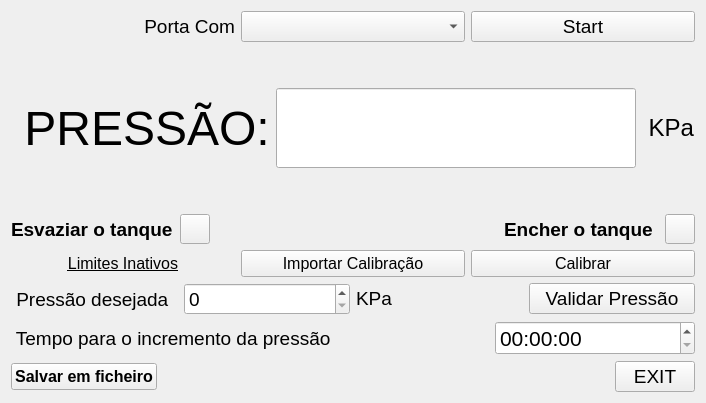
<?xml version="1.0" encoding="UTF-8"?>
<ui version="4.0">
 <class>ARDUINO</class>
 <widget class="QWidget" name="ARDUINO">
  <property name="geometry">
   <rect>
    <x>0</x>
    <y>0</y>
    <width>706</width>
    <height>403</height>
   </rect>
  </property>
  <property name="font">
   <font>
    <pointsize>12</pointsize>
    <weight>50</weight>
    <bold>false</bold>
   </font>
  </property>
  <property name="contextMenuPolicy">
   <enum>Qt::DefaultContextMenu</enum>
  </property>
  <property name="windowTitle">
   <string>CPV</string>
  </property>
  <property name="windowFilePath">
   <string extracomment="versão 1"/>
  </property>
  <property name="inputMethodHints">
   <set>Qt::ImhExclusiveInputMask</set>
  </property>
  <layout class="QVBoxLayout" name="verticalLayout">
   <item>
    <layout class="QHBoxLayout" name="horizontalLayout">
     <item>
      <widget class="QLabel" name="label">
       <property name="font">
        <font>
         <pointsize>14</pointsize>
         <weight>50</weight>
         <bold>false</bold>
        </font>
       </property>
       <property name="text">
        <string>Porta Com</string>
       </property>
       <property name="alignment">
        <set>Qt::AlignRight|Qt::AlignTrailing|Qt::AlignVCenter</set>
       </property>
      </widget>
     </item>
     <item>
      <widget class="QComboBox" name="PortaCom">
       <property name="font">
        <font>
         <pointsize>14</pointsize>
         <weight>50</weight>
         <bold>false</bold>
        </font>
       </property>
      </widget>
     </item>
     <item>
      <widget class="QPushButton" name="btn_start">
       <property name="font">
        <font>
         <pointsize>14</pointsize>
         <weight>50</weight>
         <bold>false</bold>
        </font>
       </property>
       <property name="text">
        <string>Start</string>
       </property>
      </widget>
     </item>
    </layout>
   </item>
   <item>
    <layout class="QHBoxLayout" name="horizontalLayout_2">
     <item>
      <widget class="QLabel" name="label_2">
       <property name="font">
        <font>
         <pointsize>36</pointsize>
         <weight>50</weight>
         <bold>false</bold>
        </font>
       </property>
       <property name="text">
        <string> PRESSÃO:</string>
       </property>
       <property name="scaledContents">
        <bool>true</bool>
       </property>
       <property name="alignment">
        <set>Qt::AlignLeading|Qt::AlignLeft|Qt::AlignVCenter</set>
       </property>
      </widget>
     </item>
     <item>
      <widget class="QLineEdit" name="Pressao">
       <property name="font">
        <font>
         <pointsize>48</pointsize>
         <weight>50</weight>
         <bold>false</bold>
        </font>
       </property>
       <property name="cursor">
        <cursorShape>IBeamCursor</cursorShape>
       </property>
       <property name="focusPolicy">
        <enum>Qt::WheelFocus</enum>
       </property>
       <property name="layoutDirection">
        <enum>Qt::LeftToRight</enum>
       </property>
       <property name="autoFillBackground">
        <bool>false</bool>
       </property>
       <property name="maxLength">
        <number>32766</number>
       </property>
       <property name="frame">
        <bool>true</bool>
       </property>
       <property name="echoMode">
        <enum>QLineEdit::Normal</enum>
       </property>
       <property name="cursorPosition">
        <number>0</number>
       </property>
       <property name="alignment">
        <set>Qt::AlignRight|Qt::AlignTrailing|Qt::AlignVCenter</set>
       </property>
       <property name="dragEnabled">
        <bool>false</bool>
       </property>
       <property name="readOnly">
        <bool>false</bool>
       </property>
       <property name="cursorMoveStyle">
        <enum>Qt::VisualMoveStyle</enum>
       </property>
      </widget>
     </item>
     <item>
      <widget class="QLabel" name="label_4">
       <property name="font">
        <font>
         <pointsize>18</pointsize>
         <weight>50</weight>
         <bold>false</bold>
        </font>
       </property>
       <property name="text">
        <string> KPa</string>
       </property>
       <property name="scaledContents">
        <bool>true</bool>
       </property>
       <property name="alignment">
        <set>Qt::AlignLeading|Qt::AlignLeft|Qt::AlignVCenter</set>
       </property>
      </widget>
     </item>
    </layout>
   </item>
   <item>
    <layout class="QHBoxLayout" name="horizontalLayout_6">
     <property name="spacing">
      <number>7</number>
     </property>
     <property name="sizeConstraint">
      <enum>QLayout::SetMinimumSize</enum>
     </property>
     <item>
      <widget class="QLabel" name="label_5">
       <property name="font">
        <font>
         <pointsize>14</pointsize>
         <weight>75</weight>
         <bold>true</bold>
        </font>
       </property>
       <property name="text">
        <string>Esvaziar o tanque</string>
       </property>
      </widget>
     </item>
     <item>
      <widget class="QPushButton" name="esvaziar">
       <property name="sizePolicy">
        <sizepolicy hsizetype="Fixed" vsizetype="Fixed">
         <horstretch>0</horstretch>
         <verstretch>0</verstretch>
        </sizepolicy>
       </property>
       <property name="maximumSize">
        <size>
         <width>30</width>
         <height>30</height>
        </size>
       </property>
       <property name="text">
        <string/>
       </property>
      </widget>
     </item>
     <item>
      <spacer name="horizontalSpacer">
       <property name="orientation">
        <enum>Qt::Horizontal</enum>
       </property>
       <property name="sizeHint" stdset="0">
        <size>
         <width>40</width>
         <height>20</height>
        </size>
       </property>
      </spacer>
     </item>
     <item>
      <widget class="QLabel" name="label_3">
       <property name="enabled">
        <bool>true</bool>
       </property>
       <property name="minimumSize">
        <size>
         <width>0</width>
         <height>0</height>
        </size>
       </property>
       <property name="baseSize">
        <size>
         <width>0</width>
         <height>0</height>
        </size>
       </property>
       <property name="font">
        <font>
         <family>MS Shell Dlg 2</family>
         <pointsize>14</pointsize>
         <weight>75</weight>
         <bold>true</bold>
        </font>
       </property>
       <property name="mouseTracking">
        <bool>false</bool>
       </property>
       <property name="tabletTracking">
        <bool>false</bool>
       </property>
       <property name="contextMenuPolicy">
        <enum>Qt::CustomContextMenu</enum>
       </property>
       <property name="inputMethodHints">
        <set>Qt::ImhNoTextHandles</set>
       </property>
       <property name="text">
        <string>Encher o tanque </string>
       </property>
      </widget>
     </item>
     <item>
      <widget class="QPushButton" name="encher">
       <property name="sizePolicy">
        <sizepolicy hsizetype="Fixed" vsizetype="Fixed">
         <horstretch>0</horstretch>
         <verstretch>0</verstretch>
        </sizepolicy>
       </property>
       <property name="maximumSize">
        <size>
         <width>30</width>
         <height>30</height>
        </size>
       </property>
       <property name="text">
        <string/>
       </property>
      </widget>
     </item>
    </layout>
   </item>
   <item>
    <layout class="QHBoxLayout" name="horizontalLayout_3">
     <item>
      <widget class="QLabel" name="label_9">
       <property name="font">
        <font>
         <pointsize>12</pointsize>
         <weight>50</weight>
         <bold>false</bold>
         <underline>true</underline>
         <strikeout>false</strikeout>
        </font>
       </property>
       <property name="text">
        <string>Limites Inativos</string>
       </property>
       <property name="alignment">
        <set>Qt::AlignCenter</set>
       </property>
      </widget>
     </item>
     <item>
      <widget class="QPushButton" name="btn_ImportCal">
       <property name="text">
        <string>Importar Calibração</string>
       </property>
      </widget>
     </item>
     <item>
      <widget class="QPushButton" name="calib_btn">
       <property name="text">
        <string>Calibrar</string>
       </property>
      </widget>
     </item>
    </layout>
   </item>
   <item>
    <layout class="QHBoxLayout" name="horizontalLayout_4">
     <item>
      <widget class="QLabel" name="label_6">
       <property name="enabled">
        <bool>true</bool>
       </property>
       <property name="font">
        <font>
         <pointsize>14</pointsize>
         <weight>50</weight>
         <bold>false</bold>
        </font>
       </property>
       <property name="focusPolicy">
        <enum>Qt::NoFocus</enum>
       </property>
       <property name="contextMenuPolicy">
        <enum>Qt::DefaultContextMenu</enum>
       </property>
       <property name="layoutDirection">
        <enum>Qt::RightToLeft</enum>
       </property>
       <property name="text">
        <string> Pressão desejada</string>
       </property>
       <property name="wordWrap">
        <bool>true</bool>
       </property>
      </widget>
     </item>
     <item>
      <widget class="QSpinBox" name="SetPressao">
       <property name="font">
        <font>
         <pointsize>14</pointsize>
         <weight>50</weight>
         <bold>false</bold>
        </font>
       </property>
       <property name="layoutDirection">
        <enum>Qt::LeftToRight</enum>
       </property>
       <property name="accelerated">
        <bool>true</bool>
       </property>
       <property name="maximum">
        <number>2000</number>
       </property>
      </widget>
     </item>
     <item>
      <widget class="QLabel" name="label_8">
       <property name="font">
        <font>
         <pointsize>14</pointsize>
         <weight>50</weight>
         <bold>false</bold>
        </font>
       </property>
       <property name="focusPolicy">
        <enum>Qt::WheelFocus</enum>
       </property>
       <property name="toolTipDuration">
        <number>-1</number>
       </property>
       <property name="accessibleDescription">
        <string/>
       </property>
       <property name="layoutDirection">
        <enum>Qt::RightToLeft</enum>
       </property>
       <property name="inputMethodHints">
        <set>Qt::ImhFormattedNumbersOnly|Qt::ImhPreferNumbers</set>
       </property>
       <property name="text">
        <string>KPa</string>
       </property>
      </widget>
     </item>
     <item>
      <widget class="QPushButton" name="btn_set">
       <property name="font">
        <font>
         <pointsize>14</pointsize>
         <weight>50</weight>
         <bold>false</bold>
        </font>
       </property>
       <property name="focusPolicy">
        <enum>Qt::NoFocus</enum>
       </property>
       <property name="text">
        <string>Validar Pressão</string>
       </property>
      </widget>
     </item>
    </layout>
   </item>
   <item>
    <layout class="QHBoxLayout" name="horizontalLayout_5">
     <property name="spacing">
      <number>5</number>
     </property>
     <property name="sizeConstraint">
      <enum>QLayout::SetNoConstraint</enum>
     </property>
     <property name="leftMargin">
      <number>0</number>
     </property>
     <property name="rightMargin">
      <number>0</number>
     </property>
     <item>
      <widget class="QLabel" name="label_7">
       <property name="font">
        <font>
         <pointsize>14</pointsize>
         <weight>50</weight>
         <bold>false</bold>
        </font>
       </property>
       <property name="text">
        <string> Tempo para o incremento da pressão</string>
       </property>
      </widget>
     </item>
     <item>
      <spacer name="horizontalSpacer_2">
       <property name="orientation">
        <enum>Qt::Horizontal</enum>
       </property>
       <property name="sizeHint" stdset="0">
        <size>
         <width>40</width>
         <height>20</height>
        </size>
       </property>
      </spacer>
     </item>
     <item>
      <widget class="QTimeEdit" name="timeEdit">
       <property name="enabled">
        <bool>true</bool>
       </property>
       <property name="minimumSize">
        <size>
         <width>200</width>
         <height>0</height>
        </size>
       </property>
       <property name="font">
        <font>
         <pointsize>16</pointsize>
         <weight>50</weight>
         <bold>false</bold>
        </font>
       </property>
       <property name="displayFormat">
        <string>hh:mm:ss</string>
       </property>
      </widget>
     </item>
    </layout>
   </item>
   <item>
    <layout class="QHBoxLayout" name="HZ_Layout2">
     <item>
      <widget class="QPushButton" name="btnSalvar">
       <property name="font">
        <font>
         <pointsize>12</pointsize>
         <weight>75</weight>
         <bold>true</bold>
        </font>
       </property>
       <property name="text">
        <string>Salvar em ficheiro</string>
       </property>
      </widget>
     </item>
     <item>
      <spacer name="horizontalSpacer_3">
       <property name="orientation">
        <enum>Qt::Horizontal</enum>
       </property>
       <property name="sizeHint" stdset="0">
        <size>
         <width>40</width>
         <height>20</height>
        </size>
       </property>
      </spacer>
     </item>
     <item>
      <widget class="QPushButton" name="Exit">
       <property name="font">
        <font>
         <pointsize>14</pointsize>
         <weight>50</weight>
         <bold>false</bold>
        </font>
       </property>
       <property name="text">
        <string>EXIT</string>
       </property>
       <property name="checkable">
        <bool>false</bool>
       </property>
      </widget>
     </item>
    </layout>
   </item>
  </layout>
 </widget>
 <resources/>
 <connections/>
</ui>
